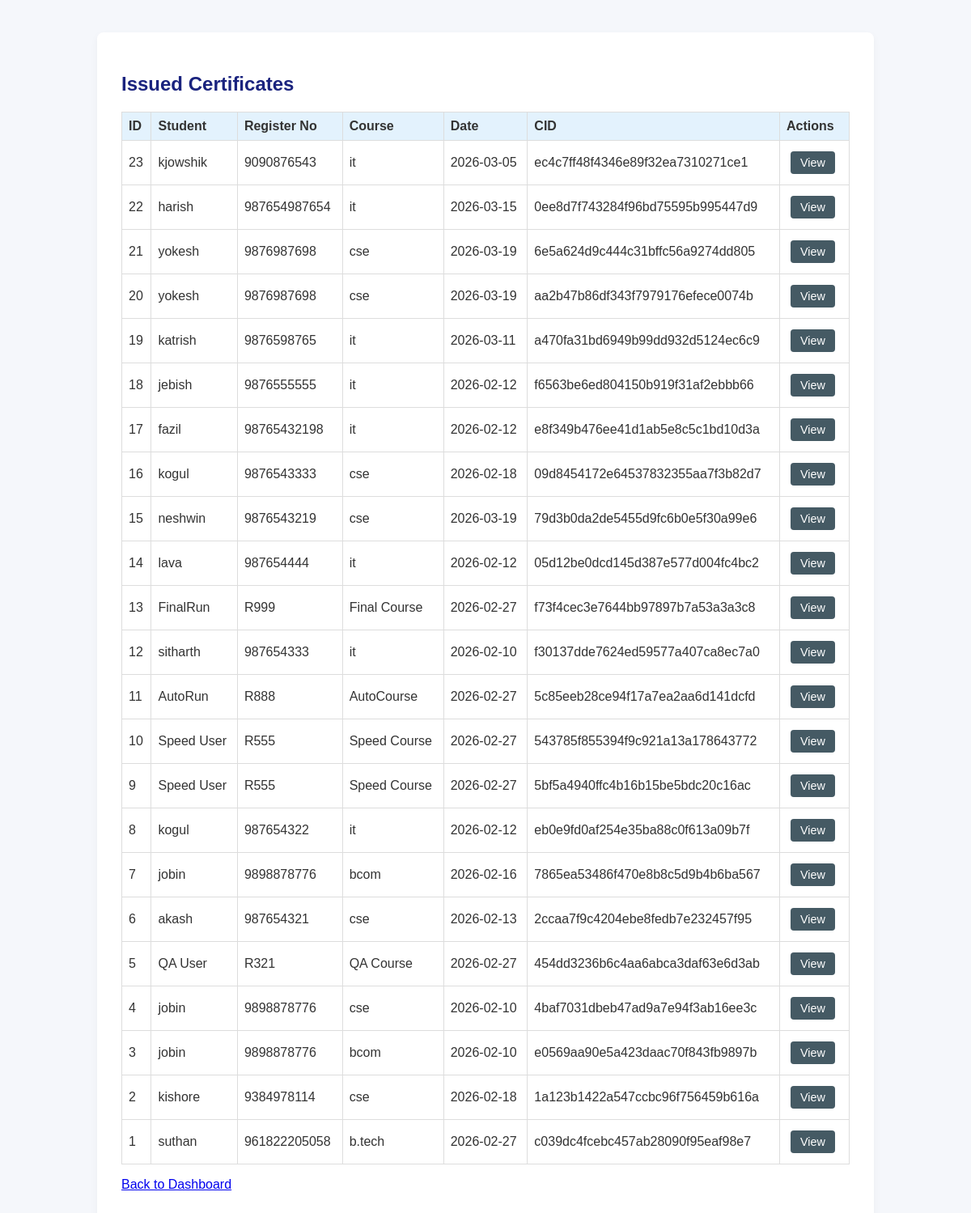
/admin/issued (signed in), run on an earlier commit of the app's database.
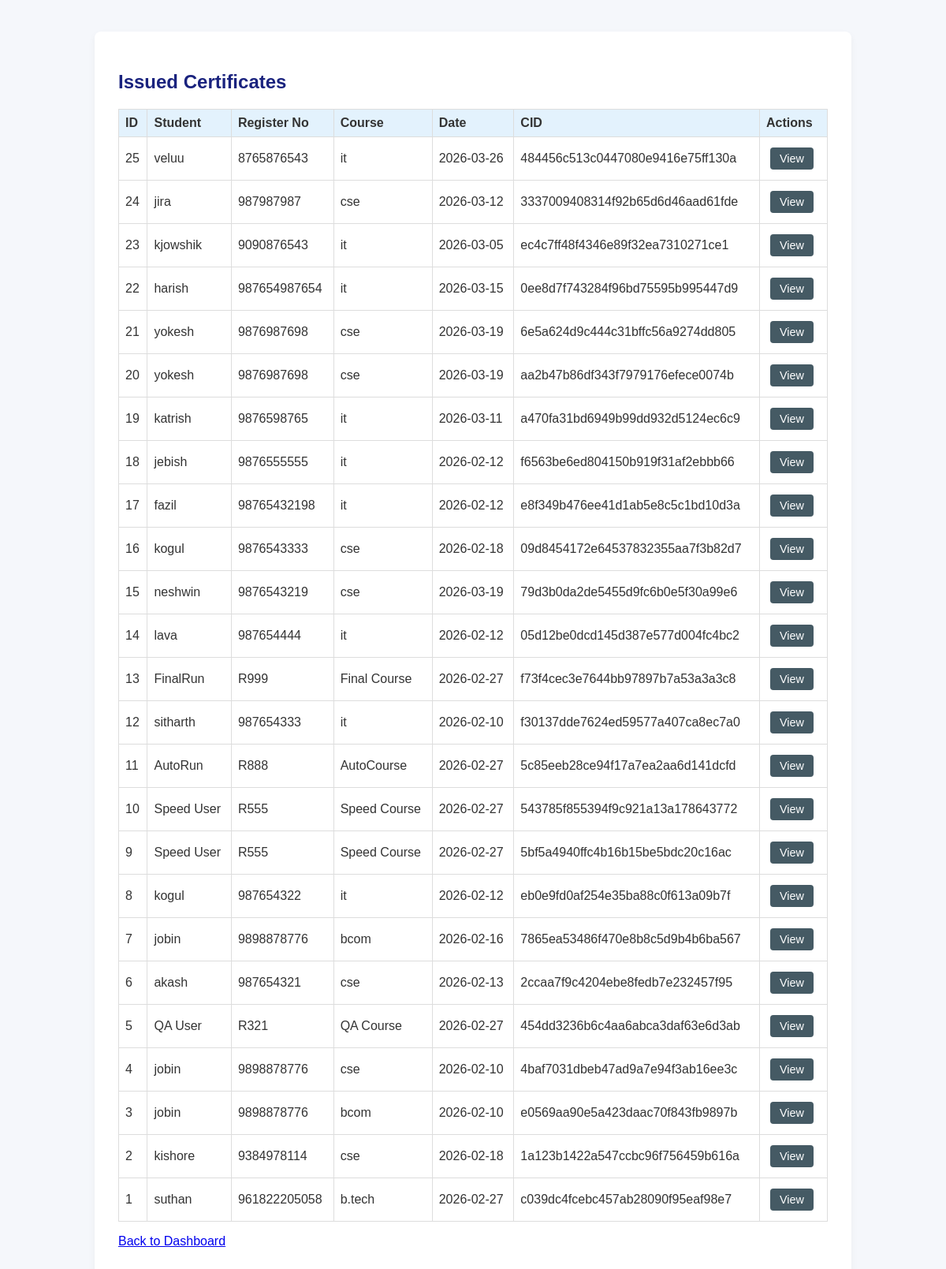
And on a later commit of the database.
### tables this page shows
CREATE TABLE certificates (
            id INTEGER PRIMARY KEY AUTOINCREMENT,
            student_name TEXT NOT NULL,
            register_number TEXT NOT NULL,
            course TEXT NOT NULL,
            issue_date TEXT NOT NULL,
            cid TEXT NOT NULL,
            blockchain_index INTEGER NOT NULL,
            pdf_filename TEXT NOT NULL,
            image_filename TEXT NOT NULL,
            created_at TEXT NOT NULL
        , ai_score REAL DEFAULT NULL, heatmap TEXT DEFAULT NULL, blockchain_tx TEXT DEFAULT NULL);

### routes/admin_routes.py (the view)
@admin_bp.route("/issued")
def issued_certificates():
    if not _require_admin():
        return redirect(url_for("admin.login"))
    certs = get_all_certificates()
    return render_template("issued_list.html", certificates=certs)

### database/init_db.py (called while the page is built)
def get_connection() -> sqlite3.Connection:
    DATABASE_PATH.parent.mkdir(parents=True, exist_ok=True)
    conn = sqlite3.connect(DATABASE_PATH)
    conn.row_factory = sqlite3.Row
    return conn

### models/certificate_model.py (called while the page is built)
def get_all_certificates() -> List[Certificate]:
    conn = get_connection()
    cur = conn.cursor()
    cur.execute("SELECT * FROM certificates ORDER BY created_at DESC")
    rows = cur.fetchall()
    conn.close()
    return [Certificate(**dict(row)) for row in rows]

### routes/admin_routes.py (called while the page is built)
def _require_admin() -> bool:
    return session.get("admin_logged_in", False)

### templates/issued_list.html (shortened to what this page needs)
<!DOCTYPE html>
<html lang="en">
<head>
    <link rel="stylesheet" href="{{ url_for('static', filename='css/style.css') }}">
</head>
<body>
<div class="container">
    <h2>{% if student_view %}My Certificates{% else %}Issued Certificates{% endif %}</h2>
    {% if certificates %}
        <table class="table">
            <thead>
            <tr>
                <th>ID</th>
                <th>Student</th>
                <th>Register No</th>
                <th>Course</th>
                <th>Date</th>
                <th>CID</th>
                <th>Actions</th>
            </tr>
            </thead>
            <tbody>
            {% for cert in certificates %}
                <tr>
                    <td>{{ cert.id }}</td>
                    <td>{{ cert.student_name }}</td>
                    <td>{{ cert.register_number }}</td>
                    <td>{{ cert.course }}</td>
                    <td>{{ cert.issue_date }}</td>
                    <td>{{ cert.cid }}</td>
                    <td>
                        {% if student_view %}
                            <a href="{{ url_for('student.download_certificate', cert_id=cert.id) }}" class="btn small">
                                Download
                            </a>
                        {% else %}
                            <a href="{{ url_for('admin.view_certificate', cert_id=cert.id) }}" class="btn small">
                                View
                            </a>
                        {% endif %}
                    </td>
                </tr>
            {% endfor %}
            </tbody>
        </table>
    {% else %}
        <p>No certificates found.</p>
    {% endif %}
    <p>
        {% if student_view %}
            <a href="{{ url_for('student.dashboard') }}">Back to Dashboard</a>
        {% else %}
            <a href="{{ url_for('admin.dashboard') }}">Back to Dashboard</a>
        {% endif %}
    </p>
</div>
</body>
</html>

### static/css/style.css (style rules this page uses)
body { font-family: Arial, sans-serif; margin: 0; padding: 0; background: #f5f7fb; color: #333; }
.container { max-width: 900px; margin: 40px auto; background: #ffffff; padding: 30px; border-radius: 8px; box-shadow: 0 4px 10px rgba(0, 0, 0, 0.05); }
h1, h2, h3 { color: #1a237e; }
.btn { display: inline-block; padding: 10px 20px; margin: 5px; border-radius: 4px; text-decoration: none; color: #ffffff; background: #455a64; transition: background 0.2s ease; }
.btn.small { padding: 6px 12px; font-size: 0.9em; }
.table { width: 100%; border-collapse: collapse; margin-top: 20px; }
.table th, .table td { border: 1px solid #ddd; padding: 8px; text-align: left; }
.table th { background: #e3f2fd; }

What changed in the data, as far as the page shows it:
added certificates: id "25", student_name "veluu", register_number "8765876543", course "it", issue_date "2026-03-26", cid "484456c513c0447080e9416e75ff130a"
added certificates: id "24", student_name "jira", register_number "987987987", course "cse", issue_date "2026-03-12", cid "3337009408314f92b65d6d46aad61fde"
